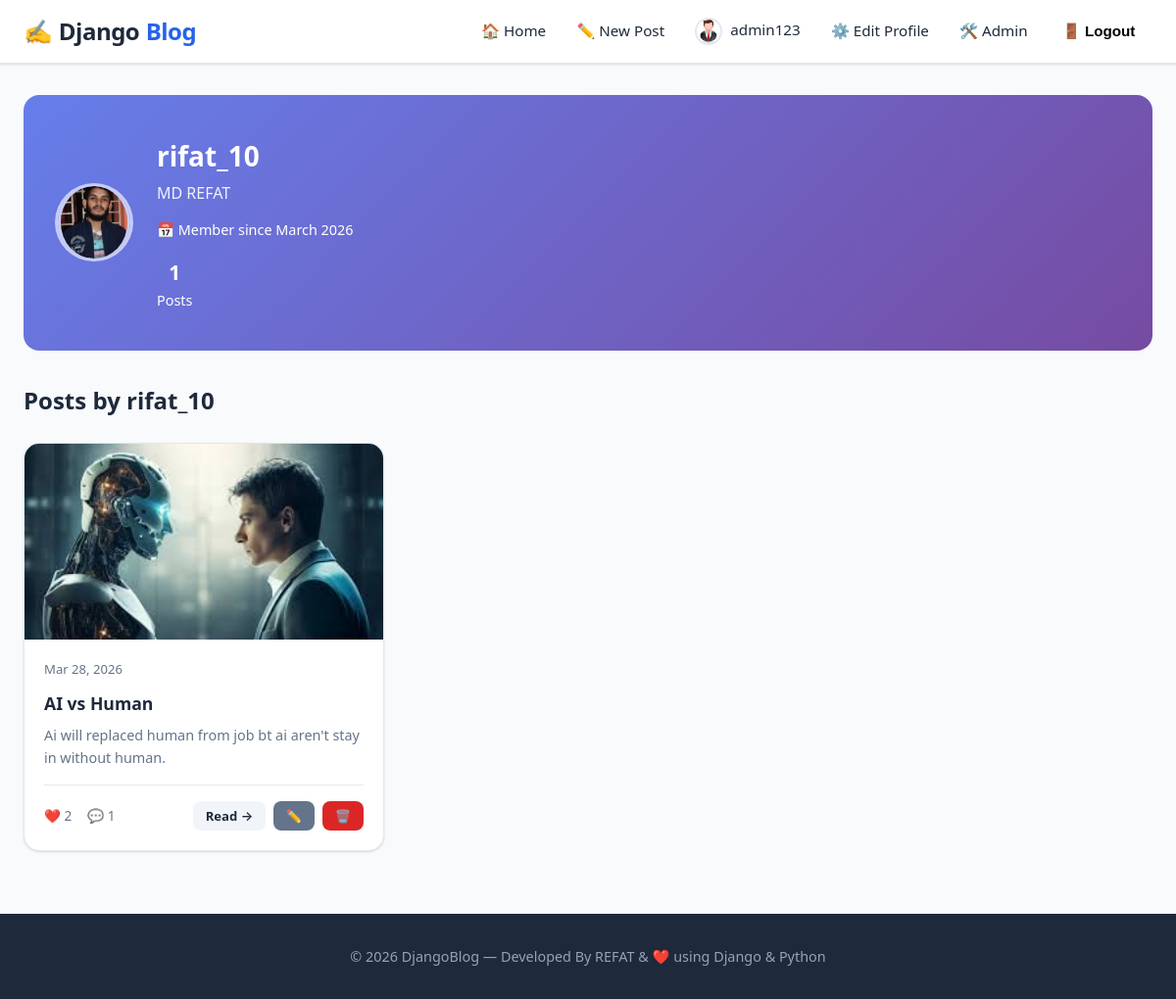
/profile/rifat_10/ (signed in), run on the app's committed database.
### blog/models.py (models this page shows, shortened)
class UserProfile(models.Model):
    user = models.OneToOneField(User, on_delete=models.CASCADE, related_name='profile')
    bio = models.TextField(blank=True, null=True, max_length=500)
    profile_pic = models.ImageField(upload_to='profile_pics/', blank=True, null=True)
    location = models.CharField(max_length=100, blank=True, null=True)
    website = models.URLField(blank=True, null=True)

class Post(models.Model):
    title = models.CharField(max_length=200)
    content = models.TextField()
    author = models.ForeignKey(User, on_delete=models.CASCADE, related_name='posts')
    created_date = models.DateTimeField(default=timezone.now)
    updated_date = models.DateTimeField(auto_now=True)
    image = models.ImageField(upload_to='post_images/', blank=True, null=True)
    class Meta:
        ordering = ['-created_date']
    def total_likes(self):
        return self.likes.count()
    def total_comments(self):
        return self.comments.count()

### blog/views.py (the view)
# urls.py: path('profile/<str:username>/', views.profile, name='profile'),
def profile(request, username):
    profile_user = get_object_or_404(User, username=username)
    profile_obj, _ = UserProfile.objects.get_or_create(user=profile_user)
    posts = Post.objects.filter(author=profile_user).select_related('author', 'author__profile')
    return render(request, 'blog/profile.html', {
        'profile_user': profile_user,
        'profile_obj': profile_obj,
        'posts': posts,
    })

### blog/templates/blog/profile.html (shortened to what this page needs)
{% extends 'blog/base.html' %}
{% block content %}
<div class="profile-header">
  <div class="profile-avatar-lg">
    {% if profile_obj.profile_pic %}
      <img src="{{ profile_obj.profile_pic.url }}" class="profile-page-pic" alt="Profile" />
    {% else %}
      {{ profile_user.username|first|upper }}
    {% endif %}
  </div>
  <div style="flex:1;">
    <h1 style="font-size:1.75rem;font-weight:800;margin-bottom:0.2rem;">
      {{ profile_user.username }}
    </h1>
    {% if profile_user.first_name or profile_user.last_name %}
      <p style="opacity:0.9;font-size:1rem;margin-bottom:0.2rem;">{{ profile_user.first_name }} {{ profile_user.last_name }}</p>
    {% endif %}
    <div class="profile-info-list">
      <span style="color: white;">📅 Member since {{ profile_user.date_joined|date:"F Y" }}</span>
    </div>
    <div class="profile-stats" style="margin-top:1rem;">
      <div class="profile-stat">
        <strong>{{ posts.count }}</strong>
        <span>Posts</span>
      </div>
    </div>
  </div>
</div>
<div class="section-header">
  <h2 class="section-title">Posts by {{ profile_user.username }}</h2>
</div>
{% if posts %}
  <div class="posts-grid">
    {% for post in posts %}
    <article class="post-card">
      {% if post.image %}
        <img src="{{ post.image.url }}" alt="{{ post.title }}" class="post-card-image" loading="lazy" />
      {% else %}
        <div class="post-card-image-placeholder">📄</div>
      {% endif %}
      <div class="post-card-body">
        <div class="post-card-meta">
          <span>{{ post.created_date|date:"M d, Y" }}</span>
        </div>
        <h3 class="post-card-title">
          <a href="{% url 'post_detail' post.pk %}">{{ post.title }}</a>
        </h3>
        <p class="post-card-excerpt">{{ post.content|truncatechars:120 }}</p>
        <div class="post-card-footer">
          <div class="post-stats">
            <span class="stat-item">❤️ {{ post.total_likes }}</span>
            <span class="stat-item">💬 {{ post.total_comments }}</span>
          </div>
          <div style="display:flex;gap:0.5rem;">
            <a href="{% url 'post_detail' post.pk %}" class="btn btn-light btn-sm">Read →</a>
            {% if user == post.author or user.is_staff %}
              <a href="{% url 'post_edit' post.pk %}" class="btn btn-secondary btn-sm">✏️</a>
              <a href="{% url 'post_delete' post.pk %}" class="btn btn-danger btn-sm">🗑️</a>
            {% endif %}
          </div>
        </div>
      </div>
    </article>
    {% endfor %}
  </div>
{% endif %}
{% endblock %}

### blog/templates/blog/base.html (shortened to what this page needs)
{% load static %}
<!DOCTYPE html>
<html lang="en">
<head>
  <link rel="stylesheet" href="{% static 'css/style.css' %}" />
</head>
<body>
  <nav class="navbar">
    <div class="navbar-inner">
      <a class="navbar-brand" href="{% url 'home' %}">✍️ <span>Django</span>Blog</a>
      <ul class="navbar-nav" id="navMenu">
        <li><a class="nav-link" href="{% url 'home' %}">🏠 Home</a></li>
        {% if user.is_authenticated %}
          <li><a class="nav-link" href="{% url 'post_create' %}">✏️ New Post</a></li>
          <li>
            <a class="nav-link" href="{% url 'profile' user.username %}">
              {% if user.profile.profile_pic %}
                <img src="{{ user.profile.profile_pic.url }}" class="nav-profile-pic" alt="pic" />
              {% endif %}
              {{ user.username }}
            </a>
          </li>
          <li><a class="nav-link" href="{% url 'profile_edit' %}">⚙️ Edit Profile</a></li>
          {% if user.is_staff %}
            <li><a class="nav-link" href="/admin/" target="_blank">🛠️ Admin</a></li>
          {% endif %}
          <li>
            <form method="post" action="{% url 'logout' %}" style="display:inline;">
              <button type="submit" class="nav-link btn-nav-primary" style="background:none;border:none;cursor:pointer;">🚪 Logout</button>
            </form>
          </li>
        {% else %}
          <li><a class="nav-link" href="{% url 'login' %}">Login</a></li>
          <li><a class="nav-link btn-nav-primary" href="{% url 'register' %}">Register</a></li>
        {% endif %}
      </ul>
    </div>
  </nav>
  <main class="main-content">
    {% block content %}{% endblock %}
  </main>
  <footer>
    <p>© 2026 DjangoBlog — Developed By REFAT & ❤️ using Django & Python</p>
  </footer>
</body>
</html>

### data on the page
UserProfile: profile_pic (picture)
Post: image (picture), created_date "Mar 28, 2026", title "AI vs Human", content "Ai will replaced human from job bt ai aren't stay in without human.", total_likes "2", total_comments "1"

### other printed values
{{ user.username }} "admin123"
{{ profile_user.username }} "rifat_10"
{{ profile_user.first_name }} "MD"
{{ profile_user.last_name }} "REFAT"
{{ profile_user.date_joined|date:"F Y" }} "March 2026"
{{ posts.count }} "1"
